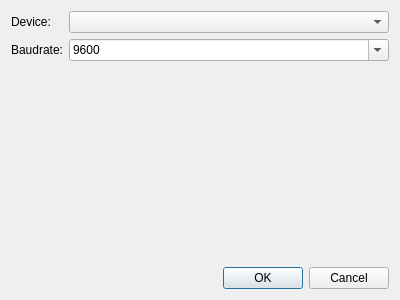
<?xml version="1.0" encoding="UTF-8"?>
<ui version="4.0">
 <class>SerialReaderDialog</class>
 <widget class="QDialog" name="SerialReaderDialog">
  <property name="geometry">
   <rect>
    <x>0</x>
    <y>0</y>
    <width>400</width>
    <height>300</height>
   </rect>
  </property>
  <property name="windowTitle">
   <string>Serial Port Configuration</string>
  </property>
  <layout class="QVBoxLayout" name="verticalLayout">
   <item>
    <layout class="QFormLayout" name="formLayout">
     <item row="0" column="0">
      <widget class="QLabel" name="label">
       <property name="text">
        <string>Device:</string>
       </property>
      </widget>
     </item>
     <item row="0" column="1">
      <widget class="QComboBox" name="deviceListBox"/>
     </item>
     <item row="1" column="0">
      <widget class="QLabel" name="label_2">
       <property name="text">
        <string>Baudrate:</string>
       </property>
      </widget>
     </item>
     <item row="1" column="1">
      <widget class="QComboBox" name="baudRateListBox">
       <property name="editable">
        <bool>true</bool>
       </property>
       <property name="inputMask" stdset="0">
        <string notr="true">99999999</string>
       </property>
       <item>
        <property name="text">
         <string>9600</string>
        </property>
       </item>
       <item>
        <property name="text">
         <string>19200</string>
        </property>
       </item>
       <item>
        <property name="text">
         <string>38400</string>
        </property>
       </item>
       <item>
        <property name="text">
         <string>57600</string>
        </property>
       </item>
       <item>
        <property name="text">
         <string>115200</string>
        </property>
       </item>
      </widget>
     </item>
    </layout>
   </item>
   <item>
    <spacer name="verticalSpacer">
     <property name="orientation">
      <enum>Qt::Orientation::Vertical</enum>
     </property>
     <property name="sizeHint" stdset="0">
      <size>
       <width>20</width>
       <height>40</height>
      </size>
     </property>
    </spacer>
   </item>
   <item>
    <widget class="QDialogButtonBox" name="buttonBox">
     <property name="standardButtons">
      <set>QDialogButtonBox::StandardButton::Cancel|QDialogButtonBox::StandardButton::Ok</set>
     </property>
    </widget>
   </item>
  </layout>
 </widget>
 <resources/>
 <connections>
  <connection>
   <sender>buttonBox</sender>
   <signal>accepted()</signal>
   <receiver>SerialReaderDialog</receiver>
   <slot>accept()</slot>
   <hints>
    <hint type="sourcelabel">
     <x>199</x>
     <y>278</y>
    </hint>
    <hint type="destinationlabel">
     <x>199</x>
     <y>149</y>
    </hint>
   </hints>
  </connection>
  <connection>
   <sender>buttonBox</sender>
   <signal>rejected()</signal>
   <receiver>SerialReaderDialog</receiver>
   <slot>reject()</slot>
   <hints>
    <hint type="sourcelabel">
     <x>199</x>
     <y>278</y>
    </hint>
    <hint type="destinationlabel">
     <x>199</x>
     <y>149</y>
    </hint>
   </hints>
  </connection>
 </connections>
</ui>
